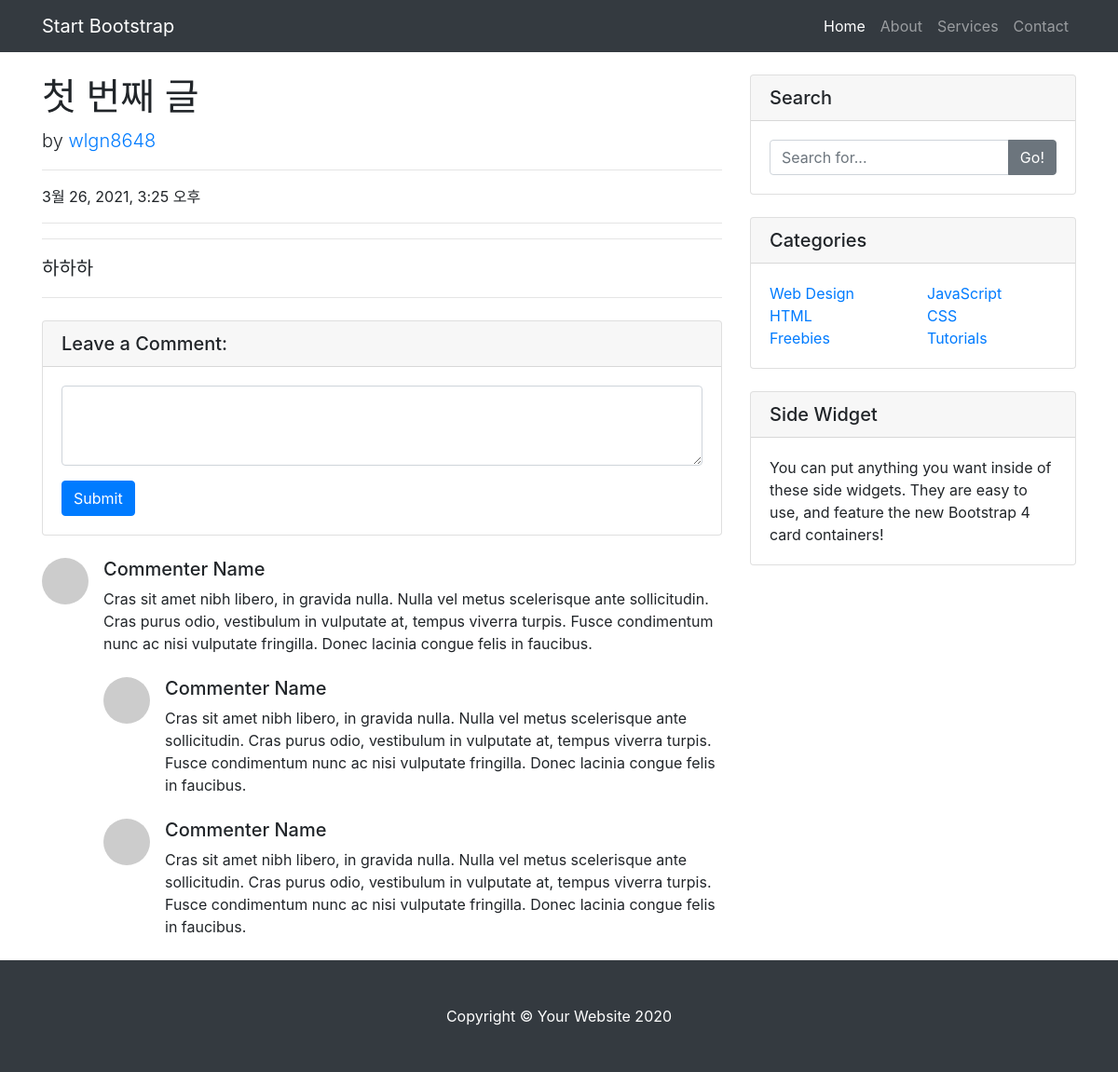
Before: /blogMain/detail/1/ with the older database file.
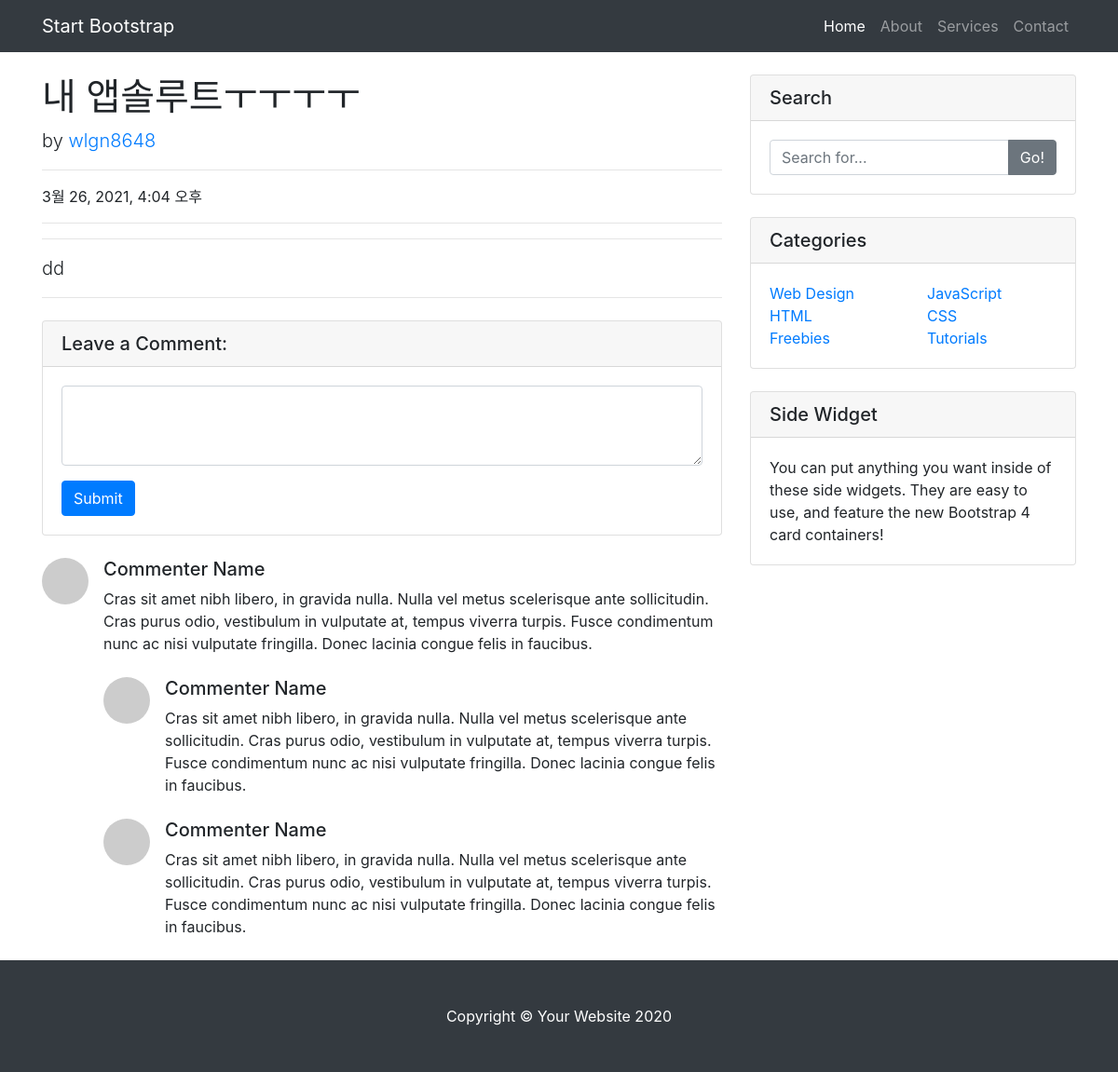
After: the same page with the newer database file.
### blogapp/models.py (models this page shows)
class Blog(models.Model):
    title = models.CharField(max_length=100)
    pub_date = models.DateTimeField(auto_now_add=True)
    author = models.ForeignKey(User, on_delete=models.CASCADE, null=True, default=1)
    body = RichTextUploadingField()

### blogapp/views.py (the view)
# urls.py: path('blogMain/detail/<int:blog_id>/', blogapp.views.detail, name='detail'),
def detail(request, blog_id):
    blog_detail = get_object_or_404(Blog, pk=blog_id)
    comments = Comment.objects.filter(blog_id = blog_id)
    context = {
        'blog_detail' : blog_detail,
        'comments' : comments
    }
    return render(request, 'detail.html', context)

### blogapp/templates/detail.html (shortened to what the changed rows need)
{% load static %}
<!DOCTYPE html>
<html lang="en">
<head>
  <link href="{% static 'css/detail/vendor/bootstrap/css/bootstrap.min.css' %}" rel="stylesheet">
  <link href="{% static 'css/blog-post.css'%}" rel="stylesheet">
</head>
<body>
  <div class="container">
    <div class="row">
      <div class="col-lg-8">
        <h1 class="mt-4">{{blog_detail.title}}</h1>
        <p class="lead">
          by
          <a href="#">{{blog_detail.author}}</a>
        </p>
        <hr>
        <p>{{blog_detail.pub_date}}</p>
        <hr>
        <hr>
        <p class="lead"> {{blog_detail.body | safe}} </p>
        <hr>
        <div class="card my-4">
          <h5 class="card-header">Leave a Comment:</h5>
          <div class="card-body">
          </div>
        </div>
        <div class="media mb-4">
          <img class="d-flex mr-3 rounded-circle" src="http://placehold.it/50x50" alt="">
          <div class="media-body">
          </div>
        </div>
      </div>
    </div>
  </div>
</body>
</html>

Changed rows visible on the page:
changed Blog "wlgn8648": title "첫 번째 글" → "내 앱솔루트ㅜㅜㅜㅜ"; pub_date "3월 26, 2021, 3:25 오후" → "3월 26, 2021, 4:04 오후"; body "하하하" → "dd"
